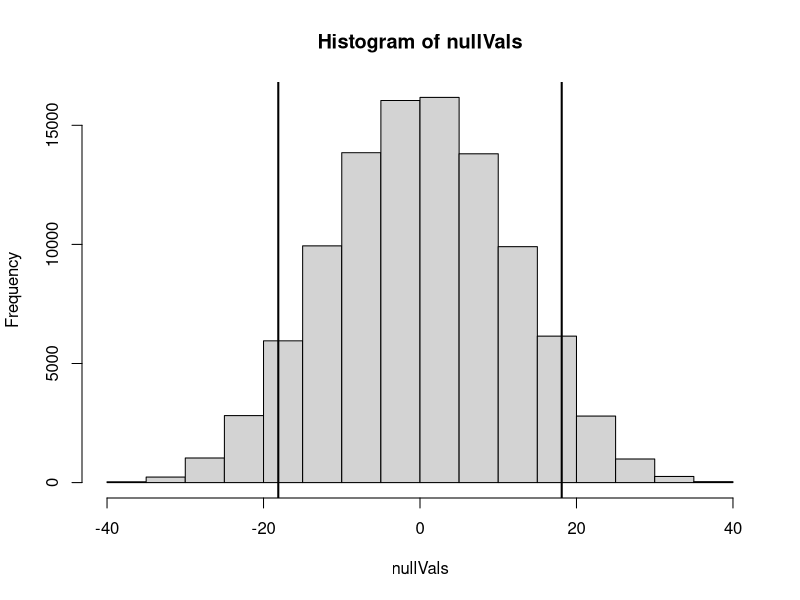
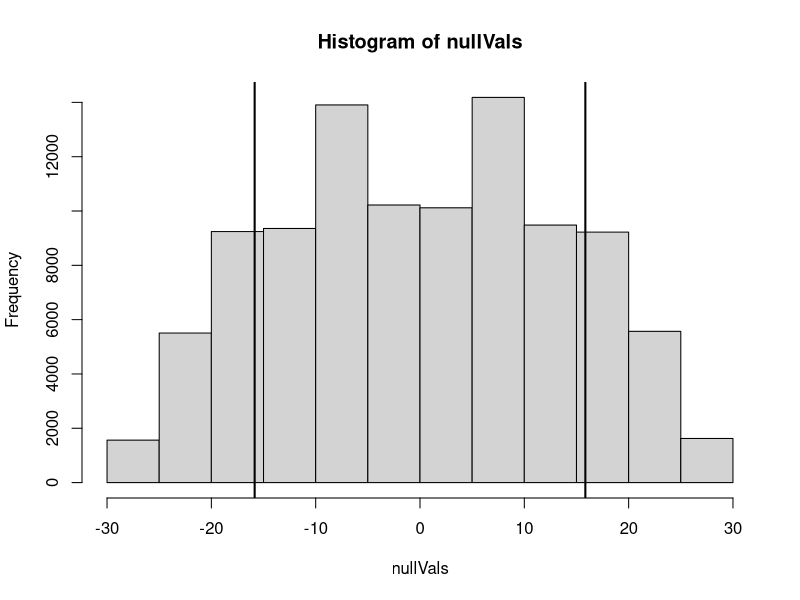

Generate these figures, in order, with R:
## ---- chunk 1
# THIS DOCUMENT INCLUDES THE SOLUTION
# regenerate with soln: FALSE to create the 
# HW assignment for the students

# The point of this homework is to get some practice using the permutation
# test on an actual data set. We have the apply the test to the mean and median
# also, notice that the data set is very small making it harder to justify
# using the t-test.
## ---- chunk 2
fivec <- c(1156.2, 1145.8, 1156.2, 1176.6, 1196.8, 1116.3, 1156.2, 1135.6)
doubledaily <- c(1184.8, 1193.2, 1176.3, 1201.5, 1159.4, 1167.8, 1150.8, 1150.8)
## ---- chunk 3
mean5 <- mean(fivec)
meanDouble <- mean(doubledaily)
diff.mean <- mean5-meanDouble
## ---- chunk 4
days <- c(fivec,doubledaily)
treatment <- rep(c("fivec","double"),c(8,8))
## ---- chunk 5
### SOLUTION ###    
# A histogram of the null distribution with +/- observed difference.
permutations <- 100000
nullVals <- rep(NA,permutations)
for(i in 1:permutations){
  treatPerm <- sample(treatment, replace=FALSE)
  nullVals[i] <- mean(days[treatPerm=="fivec"])-mean(days[treatPerm=="double"])
}
hist(nullVals)
obsVal <- mean(days[treatment=="fivec"])-mean(days[treatment=="double"])
absVal <- abs(obsVal)
abline(v=c(-obsVal,obsVal), col="black", lwd=2)

## ---- chunk 6
### SOLUTION ###
# 1) The p-value is
sum(nullVals < -absVal | nullVals >= absVal)/permutations

# 2) Instead of having 8 replicates in each temperature treatment, you would have infinite replicates.

# 3) It's hard to say. There's over a 10% chance that you could get two samples like this if there was no difference.
## ---- chunk 7
### SOLUTION ###    
# A histogram of the null distribution with +/- observed difference.
permutations <- 100000
nullVals <- rep(NA,permutations)
for(i in 1:permutations){
  treatPerm <- sample(treatment, replace=FALSE)
  nullVals[i] <- median(days[treatPerm=="fivec"])-median(days[treatPerm=="double"])
}
hist(nullVals)
obsVal <- median(days[treatment=="fivec"])-median(days[treatment=="double"])
absVal <- abs(obsVal)
abline(v=c(-obsVal,obsVal), col="black", lwd=2)

## ---- chunk 8
### SOLUTION ###    
# the p-value
sum(nullVals < -absVal | nullVals >= absVal)/permutations
# So there is even less evidence for a difference between the medians.
